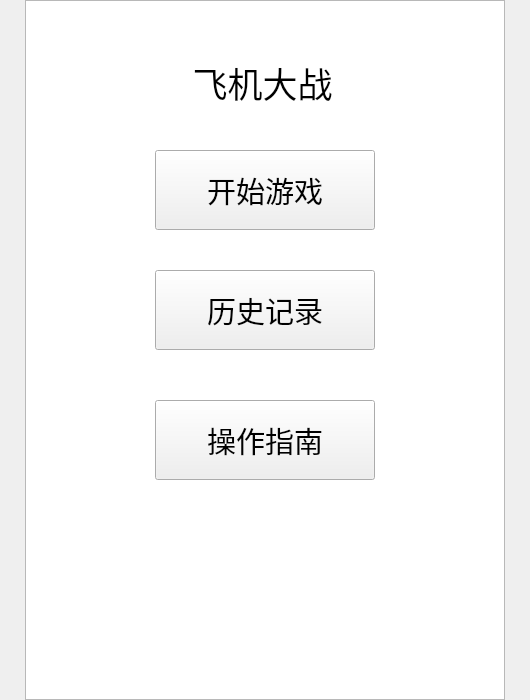
<?xml version="1.0" encoding="UTF-8"?>
<ui version="4.0">
 <class>Form</class>
 <widget class="QWidget" name="Form">
  <property name="geometry">
   <rect>
    <x>0</x>
    <y>0</y>
    <width>530</width>
    <height>700</height>
   </rect>
  </property>
  <property name="sizePolicy">
   <sizepolicy hsizetype="Expanding" vsizetype="Expanding">
    <horstretch>13</horstretch>
    <verstretch>0</verstretch>
   </sizepolicy>
  </property>
  <property name="windowTitle">
   <string>Form</string>
  </property>
  <widget class="QPushButton" name="start">
   <property name="geometry">
    <rect>
     <x>155</x>
     <y>150</y>
     <width>220</width>
     <height>80</height>
    </rect>
   </property>
   <property name="font">
    <font>
     <pointsize>22</pointsize>
    </font>
   </property>
   <property name="text">
    <string>开始游戏</string>
   </property>
  </widget>
  <widget class="QPushButton" name="pushButton">
   <property name="geometry">
    <rect>
     <x>155</x>
     <y>270</y>
     <width>220</width>
     <height>80</height>
    </rect>
   </property>
   <property name="font">
    <font>
     <pointsize>22</pointsize>
    </font>
   </property>
   <property name="text">
    <string>历史记录</string>
   </property>
  </widget>
  <widget class="QPushButton" name="To_reference">
   <property name="geometry">
    <rect>
     <x>155</x>
     <y>400</y>
     <width>220</width>
     <height>80</height>
    </rect>
   </property>
   <property name="font">
    <font>
     <pointsize>22</pointsize>
    </font>
   </property>
   <property name="text">
    <string>操作指南</string>
   </property>
  </widget>
  <widget class="QLabel" name="label">
   <property name="geometry">
    <rect>
     <x>150</x>
     <y>40</y>
     <width>225</width>
     <height>85</height>
    </rect>
   </property>
   <property name="font">
    <font>
     <pointsize>26</pointsize>
    </font>
   </property>
   <property name="layoutDirection">
    <enum>Qt::RightToLeft</enum>
   </property>
   <property name="text">
    <string>飞机大战</string>
   </property>
   <property name="alignment">
    <set>Qt::AlignCenter</set>
   </property>
  </widget>
  <widget class="QTextBrowser" name="textBrowser">
   <property name="geometry">
    <rect>
     <x>25</x>
     <y>0</y>
     <width>480</width>
     <height>700</height>
    </rect>
   </property>
   <property name="html">
    <string>&lt;!DOCTYPE HTML PUBLIC &quot;-//W3C//DTD HTML 4.0//EN&quot; &quot;http://www.w3.org/TR/REC-html40/strict.dtd&quot;&gt;
&lt;html&gt;&lt;head&gt;&lt;meta name=&quot;qrichtext&quot; content=&quot;1&quot; /&gt;&lt;meta charset=&quot;utf-8&quot; /&gt;&lt;style type=&quot;text/css&quot;&gt;
p, li { white-space: pre-wrap; }
hr { height: 1px; border-width: 0; }
li.unchecked::marker { content: &quot;\2610&quot;; }
li.checked::marker { content: &quot;\2612&quot;; }
&lt;/style&gt;&lt;/head&gt;&lt;body style=&quot; font-family:'Microsoft YaHei UI'; font-size:9pt; font-weight:400; font-style:normal;&quot;&gt;
&lt;p style=&quot; margin-top:0px; margin-bottom:0px; margin-left:0px; margin-right:0px; -qt-block-indent:0; text-indent:0px;&quot;&gt;&lt;img src=&quot;:/resource/images/background.png&quot; /&gt;&lt;/p&gt;&lt;/body&gt;&lt;/html&gt;</string>
   </property>
  </widget>
  <zorder>textBrowser</zorder>
  <zorder>label</zorder>
  <zorder>start</zorder>
  <zorder>pushButton</zorder>
  <zorder>To_reference</zorder>
 </widget>
 <resources/>
 <connections/>
</ui>
